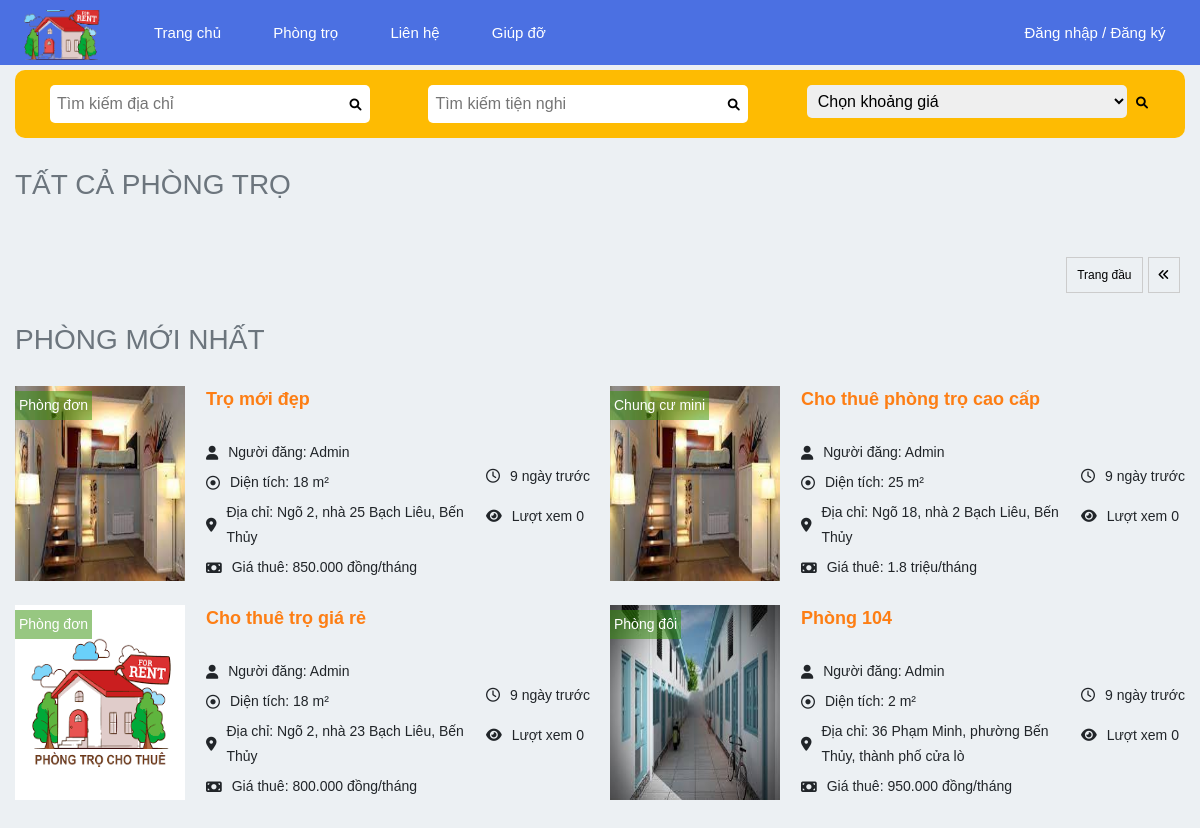
Before: /?per_page=2&page=7 with the older database file.
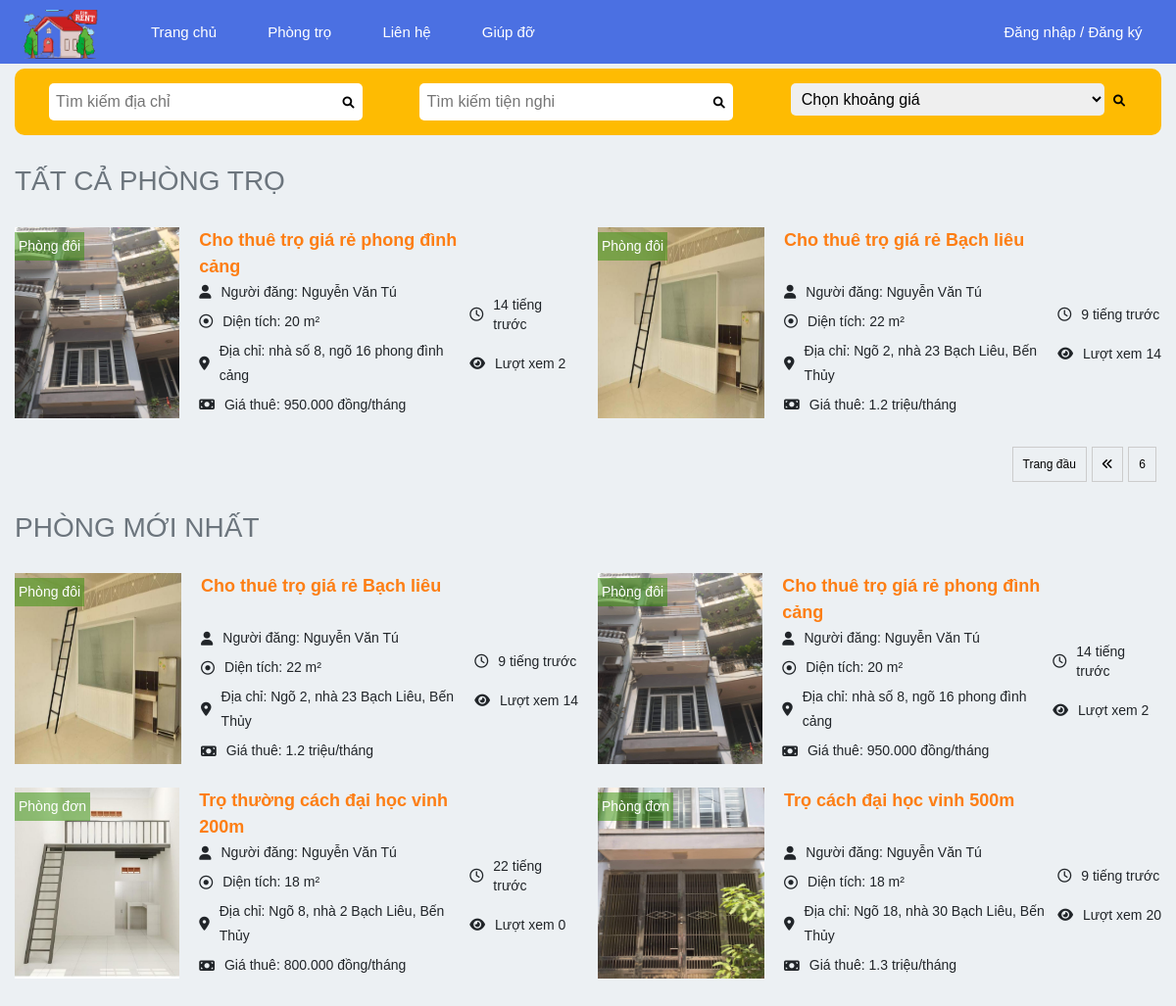
After: the same page with the newer database file.
### tables this page shows
CREATE TABLE `motel` (
  `Id` int(10) NOT NULL,
  `title` varchar(255) NOT NULL,
  `description` text NOT NULL,
  `price` int(11) NOT NULL,
  `area` int(11) NOT NULL,
  `count_view` int(11) NOT NULL,
  `address` varchar(255) NOT NULL,
  `latlng` varchar(255) NOT NULL,
  `images` varchar(255) DEFAULT NULL,
  `user_id` int(10) NOT NULL,
  `category_id` int(11) NOT NULL,
  `district_id` int(11) NOT NULL,
  `utilities` varchar(255) NOT NULL,
  `created_at` timestamp NOT NULL DEFAULT current_timestamp(),
  `phone` varchar(255) NOT NULL,
  `status` int(11) NOT NULL DEFAULT 1
);

CREATE TABLE `category` (
  `id` int(10) NOT NULL,
  `category_name` varchar(255) NOT NULL,
  `title` varchar(255) NOT NULL,
  `created_at` timestamp NOT NULL DEFAULT current_timestamp()
);

CREATE TABLE `user` (
  `id` int(10) NOT NULL,
  `name` varchar(255) NOT NULL,
  `username` varchar(255) NOT NULL,
  `email` varchar(255) NOT NULL,
  `password` varchar(255) NOT NULL,
  `role` int(11) NOT NULL,
  `phone` varchar(255) NOT NULL,
  `avatar` varchar(255) NOT NULL
);

### index.php (the view, shortened to what the changed rows need)
<?php
 include "./include/connect.php";
  $item_per_page = !empty($_GET['per-page'])?$_GET['per-page']:2;
  $current_page = !empty($_GET['page'])?$_GET['page']:1 ;
  $offset = ($current_page - 1) * $item_per_page;
  $key= isset($_GET['keyword'])?$_GET['keyword']:'';
  $totalPages = mysqli_query($conn, "SELECT m.*, u.name, u.phone, ca.category_name FROM motel m join user  u on u.id = m.user_id join category ca on ca.id = m.category_id WHERE  m.address LIKE '%".$key."%' or m.utilities LIKE '%".$key."%' and m.status = 1 ");
  $totalPages = $totalPages -> num_rows;
  $totalPages = ceil($totalPages/$item_per_page);
  if(isset($_POST['search-address'])&& isset($_POST['search-address'])){
    $keyword = $_POST['address'];
    $sql = "SELECT m.*, u.name, u.phone, ca.category_name FROM motel m join user  u on u.id = m.user_id join category ca on ca.id = m.category_id WHERE m.status = 1 and m.address LIKE '%".$keyword."%' LIMIT ".$item_per_page." OFFSET ".$offset;
  }
  elseif(isset($_POST['search-convenient'])&& isset($_POST['search-convenient'])){
    $keyword = $_POST['convenient'];
    $sql = "SELECT m.*, u.name, u.phone, ca.category_name FROM motel m join user  u on u.id = m.user_id join category ca on ca.id = m.category_id WHERE m.status = 1 and m.utilities LIKE '%".$keyword."%' LIMIT ".$item_per_page." OFFSET ".$offset;
  }
  else {
    $keyword = "";
    $sql = "SELECT m.*, u.name, u.phone, ca.category_name FROM motel m join user  u on u.id = m.user_id join category ca on ca.id = m.category_id WHERE m.status = 1 and m.address LIKE '%".$keyword."%' and m.utilities LIKE '%".$keyword."%' LIMIT ".$item_per_page." OFFSET ".$offset;
  }
  $query= mysqli_query($conn, $sql);
  $postNews = mysqli_query($conn, "SELECT m.*, u.name, u.phone, ca.category_name FROM motel m join user  u on u.id = m.user_id join category ca on ca.id = m.category_id WHERE m.status = 1  ORDER BY m.id DESC LIMIT 4");
?>
<!DOCTYPE html>
<html lang="en">
<head>
  <link href="https://cdn.jsdelivr.net/npm/bootstrap@5.1.3/dist/css/bootstrap.min.css" rel="stylesheet" />
  <link rel="stylesheet" href="./libs/fontawesome/css/all.min.css" />
  <link rel="stylesheet" href="./style/style.css">
</head>
<body>
  <?php include 'header.php'; ?>
  <div id="main">
    <div class="container">
      <div class="all-rooms">
        <div class="grid" style=" margin-bottom: 25px;">
          <?php if ($query -> num_rows > 0) {
           while ($row = $query->fetch_assoc()){ ?>
            <div class="grid-list">
              <div class="img">
                <img src="<?php echo  $row['images'] ?>" style="width: 100%; height: 100%;" />
                <p class="text_img"><?php echo $row['category_name'] ?></p>
              </div>
              <div class="content">
                <a href="./rooms_details.php?id=<?php echo $row['Id'] ?>"><p class="name"><?php echo $row['title'] ?></p></a>
                <div class="flex">
                  <i class="fa-solid fa-user"></i>
                  <p>Người đăng: <span> <?php echo $row['name'] ?></span></p>
                </div>
                <div class="flex">
                  <i class="fa-regular fa-circle-dot"></i>
                  <p>Diện tích: <span><?php echo $row['area'] ?> m&sup2;</span></p>
                </div>
                <div class="flex">
                  <i class="fa-solid fa-location-dot"></i>
                  <p>Địa chỉ: <span><?php echo $row['address'] ?></span></p>
                </div>
                <div class="flex">
                <i class="fa-solid fa-money-bill"></i>
                  <p>Giá thuê: <span>
                    <?php
                      $tien = (int) $row['price'];
                      if(strlen($tien)>=7){
                        $bien =  $tien/1000000;
                        echo $bien." triệu/tháng";
                      }else {
                          $bien = number_format($tien,0,",",".");
                          echo $bien." đồng/tháng";
                      }
                    ?> </span></p>
                </div>
              </div>
              <div class="date">
                <div class="flex">
                  <i class="fa-regular fa-clock"></i>
                  <p><?php
                    $time = time() - strtotime($row['created_at']);
                    if(floor($time/60/60/24)==0){
                      if(floor($time/60/60)==0){
                        echo(ceil($time/60)." phút trước");
                      }else{
                        echo(floor($time/60/60)." tiếng trước");
                      }
                    }else{
                      echo(floor($time/60/60/24)." ngày trước");
                    }
                  ?>
                  </p>
                </div>
                <div class="flex">
                  <i class="fa-solid fa-eye"></i>
                  <p>Lượt xem <span><?php echo $row['count_view'] ?></span></p>
                </div>
              </div>
            </div>
          <?php }}?>
        </div>
        <?php include 'include/page-division.php'; ?>
      </div>
      <div class="new-rooms">
        <div class="grid" style=" margin-bottom: 25px;">
          <?php
            foreach ($postNews as $key => $row){ ?>
            <div class="grid-list">
              <div class="img">
                <img src="<?php echo  $row['images'] ?>" style="width: 100%; height: 100%;" />
                <p class="text_img"><?php echo $row['category_name'] ?></p>
              </div>
              <div class="content">
                <a  href="./rooms_details.php?id=<?php echo $row['Id'] ?>"><p class="name"><?php echo $row['title'] ?></p></a>
                <div class="flex">
                  <i class="fa-solid fa-user"></i>
                  <p>Người đăng: <span> <?php echo $row['name'] ?></span></p>
                </div>
                <div class="flex">
                  <i class="fa-regular fa-circle-dot"></i>
                  <p>Diện tích: <span><?php echo $row['area'] ?> m&sup2;</span></p>
                </div>
                <div class="flex">
                  <i class="fa-solid fa-location-dot"></i>
                  <p>Địa chỉ: <span><?php echo $row['address'] ?></span></p>
                </div>
                <div class="flex">
                <i class="fa-solid fa-money-bill"></i>
                  <p>Giá thuê: <span>
                    <?php
                      $tien = (int) $row['price'];
                      if(strlen($tien)>=7){
                        $bien =  $tien/1000000;
                        echo $bien." triệu/tháng";
                      }else {
                          $bien = number_format($tien,0,",",".");
                          echo $bien." đồng/tháng";
                      }
                    ?> </span></p>
                </div>
              </div>
              <div class="date">
                <div class="flex">
                  <i class="fa-regular fa-clock"></i>
                  <p><?php
                    $time = time() - strtotime($row['created_at']);
                    if(floor($time/60/60/24)==0){
                      if(floor($time/60/60)==0){
                        echo(ceil($time/60)." phút trước");
                      }else{
                        echo(floor($time/60/60)." tiếng trước");
                      }
                    }else{
                      echo(floor($time/60/60/24)." ngày trước");
                    }
                  ?>
                  </p>
                </div>
                <div class="flex">
                  <i class="fa-solid fa-eye"></i>
                  <p>Lượt xem <span><?php echo $row['count_view'] ?></span></p>
                </div>
              </div>
            </div>
          <?php }?>
        </div>
      </div>
    </div>
  </div>
</body>
</html>

### include/page-division.php (shortened to what the changed rows need)
<div class="page-division">
    <?php if ($current_page > 3){
        $first_page = 1;
        ?>
        <a class="page-item" href="?per_page=<?=$item_per_page?>&page=<?=$first_page?>">Trang đầu</a>
    <?php }
    if ($current_page > 1){
        $prev_page = $current_page - 1;
    ?>
    <a class="page-item" href="?per_page=<?=$item_per_page?>&page=<?=$prev_page?>"><i class="fa-solid fa-angles-left"></i></a>
    <?php } ?>
    <?php for ($num = 1; $num < $totalPages  ; $num++) { ?>
        <?php if ($num != $current_page){?>
        <?php if ($num > $current_page - 2 && $num <$current_page + 2){?>
            <a class="page-item" href="?per_page=<?=$item_per_page?>&page=<?=$num?>"><?=$num?></a>
        <?php } ?>
        <?php }else{ ?>
        <strong  class="page-item current_page"><?=$num?></strong>
        <?php } ?>
    <?php } ?>
</div>

Changed rows visible on the page:
no longer on this page (row unchanged): motel: images (picture), category.category_name "Phòng đơn", title "Trọ mới đẹp", user.name "Admin", area "18", address "Ngõ 2, nhà 25 Bạch Liêu, Bến Thủy", price "850.000", count_view "0", shown under "PHÒNG MỚI NHẤT"
no longer on this page (row unchanged): motel: images (picture), category.category_name "Chung cư mini", title "Cho thuê phòng trọ cao cấp", user.name "Admin", area "25", address "Ngõ 18, nhà 2 Bạch Liêu, Bến Thủy", price "1.8", count_view "0", shown under "PHÒNG MỚI NHẤT"
no longer on this page (row edited): motel: images (picture), category.category_name "Phòng đơn", title "Cho thuê trọ giá rẻ", user.name "Admin", area "18", address "Ngõ 2, nhà 23 Bạch Liêu, Bến Thủy", price "800.000", count_view "0", shown under "PHÒNG MỚI NHẤT"
no longer on this page (row unchanged): motel: images (picture), category.category_name "Phòng đôi", title "Phòng 104", user.name "Admin", area "2", address "36 Phạm Minh, phường Bến Thủy, thành phố cửa lò", price "950.000", count_view "0", shown under "PHÒNG MỚI NHẤT"
added motel: images (picture), category.category_name "Phòng đôi", title "Cho thuê trọ giá rẻ phong đình cảng", user.name "Nguyễn Văn Tú", area "20", address "nhà số 8, ngõ 16 phong đình cảng", price "950.000", count_view "2"
added motel: images (picture), category.category_name "Phòng đôi", title "Cho thuê trọ giá rẻ Bạch liêu", user.name "Nguyễn Văn Tú", area "22", address "Ngõ 2, nhà 23 Bạch Liêu, Bến Thủy", price "1.2", count_view "14"
added motel: images (picture), category.category_name "Phòng đơn", title "Trọ thường cách đại học vinh 200m", user.name "Nguyễn Văn Tú", area "18", address "Ngõ 8, nhà 2 Bạch Liêu, Bến Thủy", price "800.000", count_view "0", shown under "PHÒNG MỚI NHẤT"
added motel: images (picture), category.category_name "Phòng đơn", title "Trọ cách đại học vinh 500m", user.name "Nguyễn Văn Tú", area "18", address "Ngõ 18, nhà 30 Bạch Liêu, Bến Thủy", price "1.3", count_view "20", shown under "PHÒNG MỚI NHẤT"
Other visible differences:
new list line: "6"
